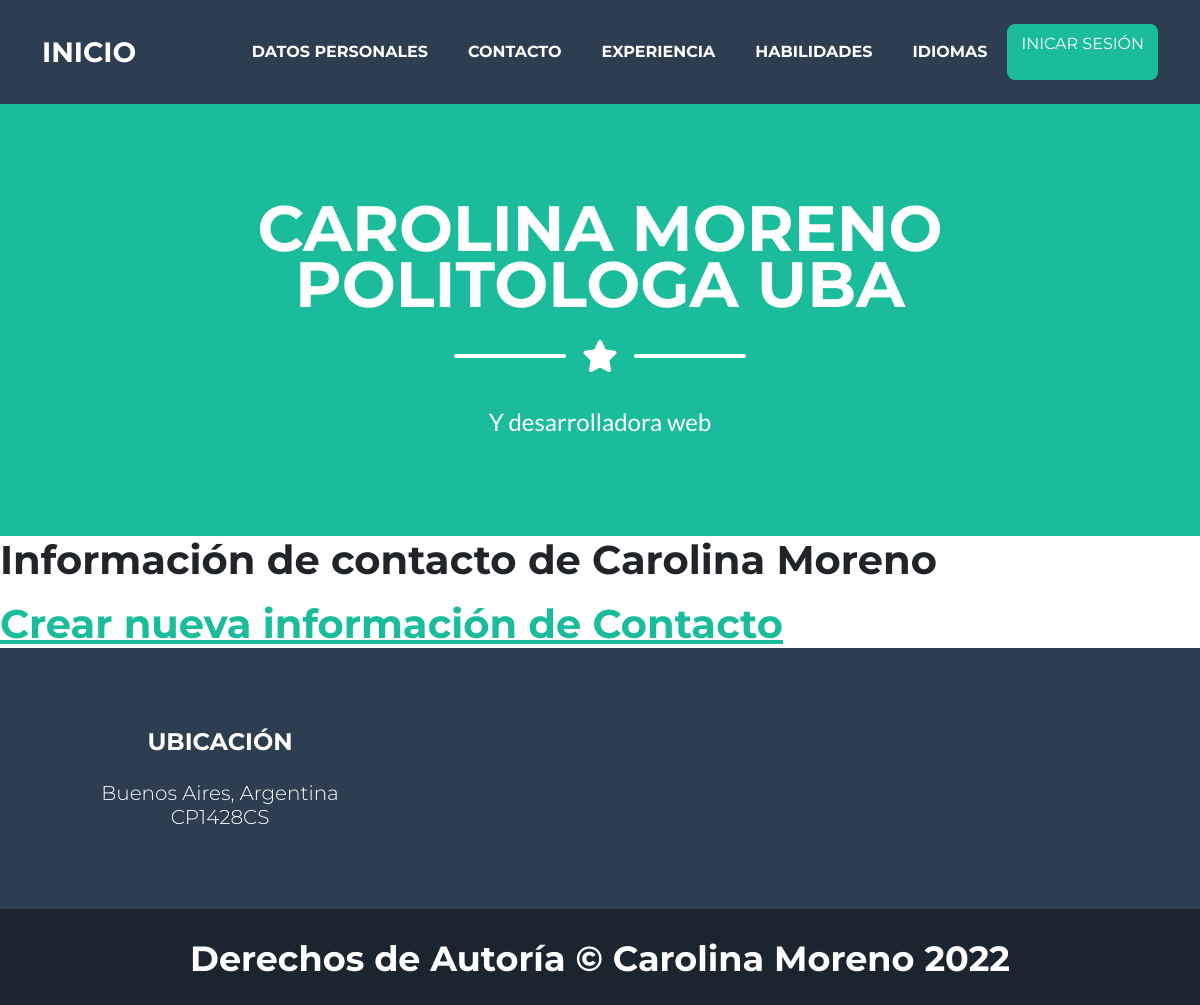
Before: /AppCaro/contacto/list with the older database file.
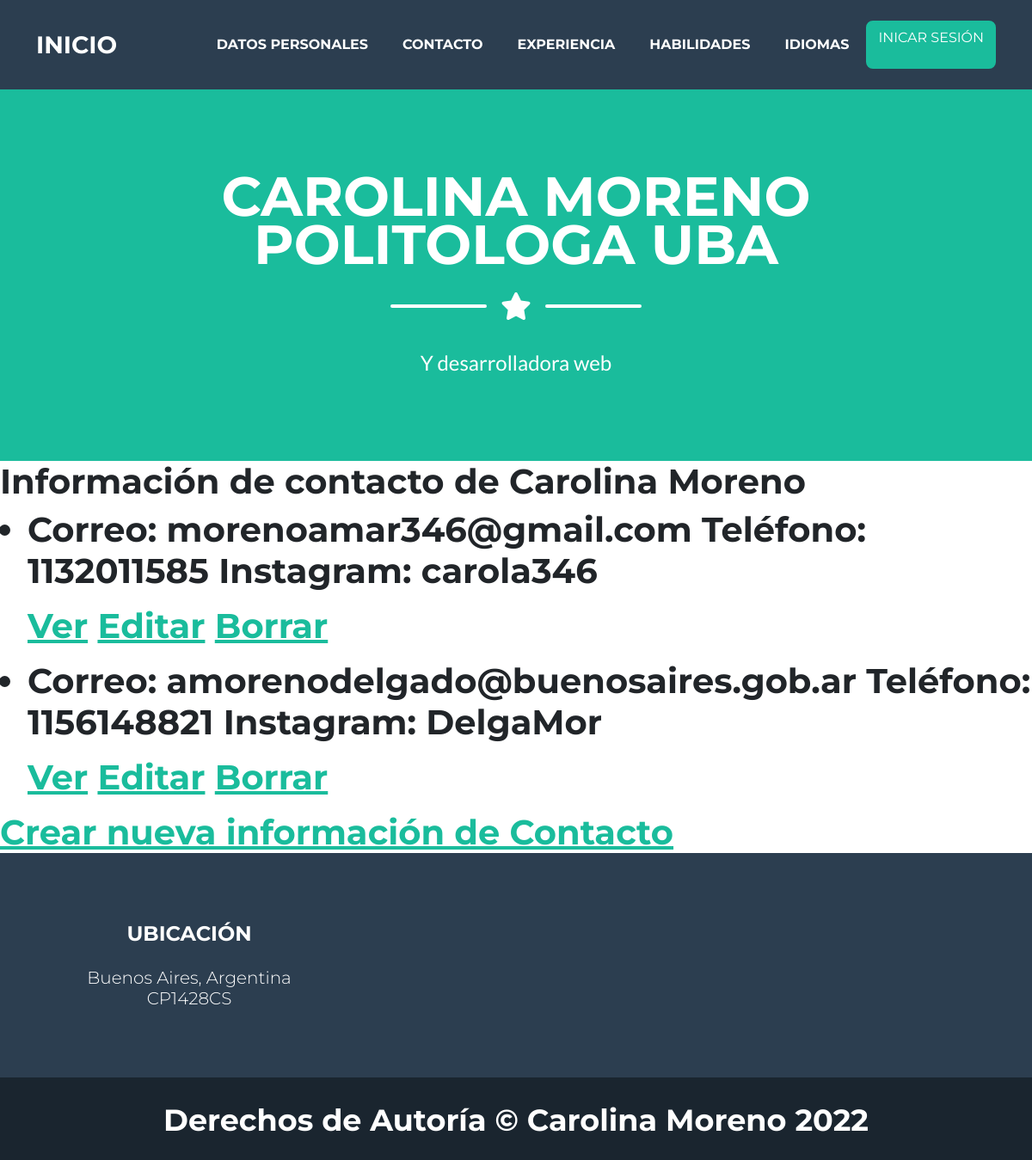
After: the same page with the newer database file.
### AppCaro/models.py (models this page shows, shortened)
class Contacto(models.Model):
    correo=models.EmailField()
    telefono=models.IntegerField()
    instagram=models.CharField(max_length=10)

### AppCaro/views.py (the view)
# urls.py: path('contacto/list', views.ContactoList.as_view(), name= 'Lista'),
class ContactoList(ListView):
    model = Contacto
    template_name= "AppCaro/contacto_list.html"

### AppCaro/templates/AppCaro/contacto_list.html
{% extends "AppCaro/padre.html" %}
{% load static %}
{% block contenido_que_cambia %}
<h1> Información de contacto de Carolina Moreno <h1>
    <ul>
        {% for contacto in object_list %}
            <li>
                <p>
                    Correo: {{contacto.correo}}
                    Teléfono: {{contacto.telefono}}
                    Instagram: {{contacto.instagram}}
                </p>
                <p>
                    <a href = "{% url 'Detalle' contacto.id %}"> Ver</a>
                    <a href = "{% url 'Editar' contacto.id %}"> Editar</a>
                    <a href = "{% url 'Borrar' contacto.id %}"> Borrar</a>
                </p>
            </li>
        {% endfor %}
     </ul>
     <a href = "{% url 'Nuevo' %}"> Crear nueva información de Contacto</a>
{% endblock %}

### AppCaro/templates/AppCaro/padre.html (shortened to what this page needs)
<!DOCTYPE html>
<html lang="en">
    <head>
        {% load static %}
        <link href="{% static 'AppCaro/css/styles.css' %}" rel="stylesheet" />
    </head>
    <body id="page-top">
        <nav class="navbar navbar-expand-lg bg-secondary text-uppercase fixed-top" id="mainNav">
            <div class="container">
                <a class="navbar-brand" href="{% url 'inicio' %}">Inicio</a>
                <div class="collapse navbar-collapse" id="navbarResponsive">
                    <ul class="navbar-nav ms-auto">
                        <li class="nav-item mx-0 mx-lg-1"><a class="nav-link py-3 px-0 px-lg-3 rounded" href="{% url 'datos_personales' %}"> Datos Personales </a></li>
                        <li class="nav-item mx-0 mx-lg-1"><a class="nav-link py-3 px-0 px-lg-3 rounded" href="{% url 'contacto' %}"> Contacto </a></li>
                        <li class="nav-item mx-0 mx-lg-1"><a class="nav-link py-3 px-0 px-lg-3 rounded" href="{% url 'experiencia' %}"> Experiencia</a></li>
                        <li class="nav-item mx-0 mx-lg-1"><a class="nav-link py-3 px-0 px-lg-3 rounded" href="{% url 'habilidades' %}"> Habilidades</a></li>
                        <li class="nav-item mx-0 mx-lg-1"><a class="nav-link py-3 px-0 px-lg-3 rounded" href="{% url 'idiomas' %}"> Idiomas</a></li>
                        {% if not request.user.is_authenticated %}
                        <a class="btn btn-primary" href="{% url 'login' %}">Inicar Sesión</a>
                        {% endif %}
                    </ul>
                </div>
            </div>
        </nav>
        <header class="masthead bg-primary text-white text-center">
            <div class="container d-flex align-items-center flex-column">
                <h1 class="masthead-heading text-uppercase mb-0">Carolina Moreno Politologa UBA</h1>
                <div class="divider-custom divider-light">
                    <div class="divider-custom-line"></div>
                    <div class="divider-custom-icon"><i class="fas fa-star"></i></div>
                    <div class="divider-custom-line"></div>
                </div>
                <p class="masthead-subheading font-weight-light mb-0">Y desarrolladora web</p>
            </div>
        </header>
        {%block contenido_que_cambia %}
        {% endblock %}
        <footer class="footer text-center">
            <div class="container">
                <div class="row">
                    <div class="col-lg-4 mb-5 mb-lg-0">
                        <h4 class="text-uppercase mb-4">Ubicación</h4>
                        <p class="lead mb-0">
                            Buenos Aires, Argentina
                            <br />
                            CP1428CS
                        </p>
                    </div>
                    </div>
                </div>
        </footer>
        <div class="copyright py-4 text-center text-white">
            <div class="container"><small>Derechos de Autoría &copy; Carolina Moreno 2022</small></div>
        </div>
    </body>
</html>

Changed rows visible on the page:
added Contacto: correo "morenoamar346@gmail.com", telefono "1132011585", instagram "carola346"
added Contacto: correo "amorenodelgado@buenosaires.gob.ar", telefono "1156148821", instagram "DelgaMor"
